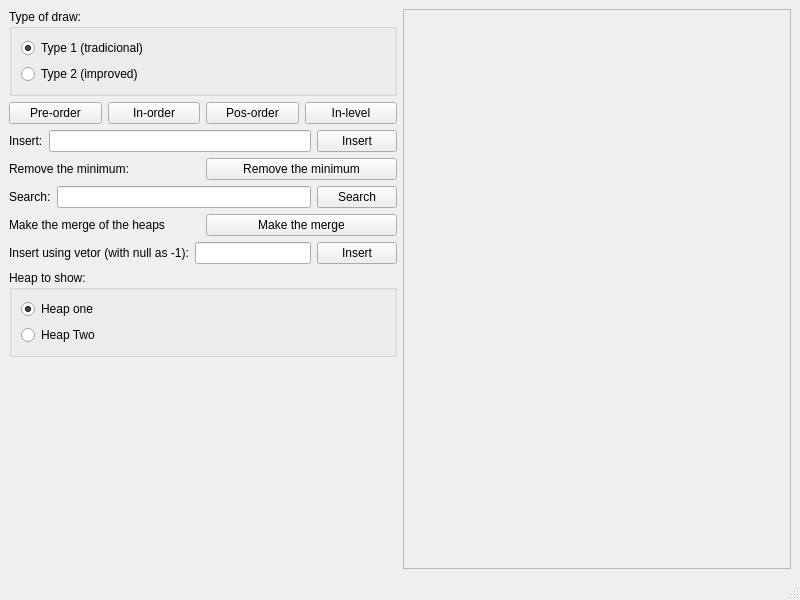
<?xml version="1.0" encoding="UTF-8"?>
<ui version="4.0">
 <class>MainWindow</class>
 <widget class="QMainWindow" name="MainWindow">
  <property name="geometry">
   <rect>
    <x>0</x>
    <y>0</y>
    <width>800</width>
    <height>600</height>
   </rect>
  </property>
  <property name="windowTitle">
   <string>LeftistHeap</string>
  </property>
  <widget class="QWidget" name="centralwidget">
   <layout class="QHBoxLayout" name="horizontalLayout_2">
    <item>
     <layout class="QHBoxLayout" name="horizontalMainLayout">
      <item>
       <layout class="QVBoxLayout" name="verticalLayoutOfConf">
        <item>
         <layout class="QHBoxLayout" name="horizontalLayout_3">
          <item>
           <widget class="QGroupBox" name="groupBox">
            <property name="title">
             <string>Type of draw:</string>
            </property>
            <layout class="QVBoxLayout" name="verticalLayout_2">
             <item>
              <widget class="QRadioButton" name="radioButtonTrad">
               <property name="text">
                <string>Type 1 (tradicional)</string>
               </property>
               <property name="checked">
                <bool>true</bool>
               </property>
              </widget>
             </item>
             <item>
              <widget class="QRadioButton" name="radioButtonImproved">
               <property name="text">
                <string>Type 2 (improved)</string>
               </property>
              </widget>
             </item>
            </layout>
           </widget>
          </item>
         </layout>
        </item>
        <item>
         <layout class="QHBoxLayout" name="horizontalLayout">
          <item>
           <widget class="QPushButton" name="pushButtonPreOrdem">
            <property name="text">
             <string>Pre-order</string>
            </property>
           </widget>
          </item>
          <item>
           <widget class="QPushButton" name="pushButtonEmOrdem">
            <property name="text">
             <string>In-order</string>
            </property>
           </widget>
          </item>
          <item>
           <widget class="QPushButton" name="pushButtonPosOrdem">
            <property name="text">
             <string>Pos-order</string>
            </property>
           </widget>
          </item>
          <item>
           <widget class="QPushButton" name="pushButtonEmNivel">
            <property name="text">
             <string>In-level</string>
            </property>
           </widget>
          </item>
         </layout>
        </item>
        <item>
         <layout class="QHBoxLayout" name="horizontalLayoutOfInsert">
          <item>
           <widget class="QLabel" name="label">
            <property name="text">
             <string>Insert:</string>
            </property>
           </widget>
          </item>
          <item>
           <widget class="QLineEdit" name="lineEditOfInsert"/>
          </item>
          <item>
           <widget class="QPushButton" name="pushButtonOfInsert">
            <property name="text">
             <string>Insert</string>
            </property>
           </widget>
          </item>
         </layout>
        </item>
        <item>
         <layout class="QHBoxLayout" name="horizontalLayoutOfRemove">
          <item>
           <widget class="QLabel" name="label_2">
            <property name="text">
             <string>Remove the minimum:</string>
            </property>
           </widget>
          </item>
          <item>
           <widget class="QPushButton" name="pushButtonOfRemoveMin">
            <property name="text">
             <string>Remove the minimum</string>
            </property>
           </widget>
          </item>
         </layout>
        </item>
        <item>
         <layout class="QHBoxLayout" name="horizontalLayoutOfSearch">
          <item>
           <widget class="QLabel" name="label_3">
            <property name="text">
             <string>Search:</string>
            </property>
           </widget>
          </item>
          <item>
           <widget class="QLineEdit" name="lineEditOfSearch"/>
          </item>
          <item>
           <widget class="QPushButton" name="pushButtonOfSearch">
            <property name="text">
             <string>Search</string>
            </property>
           </widget>
          </item>
         </layout>
        </item>
        <item>
         <layout class="QHBoxLayout" name="horizontalLayoutOfMerge">
          <item>
           <widget class="QLabel" name="label_4">
            <property name="text">
             <string>Make the merge of the heaps</string>
            </property>
           </widget>
          </item>
          <item>
           <widget class="QPushButton" name="pushButtonOfMerge">
            <property name="text">
             <string>Make the merge</string>
            </property>
           </widget>
          </item>
         </layout>
        </item>
        <item>
         <layout class="QHBoxLayout" name="horizontalLayoutInSertOfVectorWithNull">
          <item>
           <widget class="QLabel" name="label_5">
            <property name="text">
             <string>Insert using vetor (with null as -1):</string>
            </property>
           </widget>
          </item>
          <item>
           <widget class="QLineEdit" name="lineEditOfInsertAsVector"/>
          </item>
          <item>
           <widget class="QPushButton" name="pushButtonInsertAsVector">
            <property name="text">
             <string>Insert</string>
            </property>
           </widget>
          </item>
         </layout>
        </item>
        <item>
         <widget class="QGroupBox" name="groupBox_2">
          <property name="title">
           <string>Heap to show:</string>
          </property>
          <layout class="QVBoxLayout" name="verticalLayout_3">
           <item>
            <widget class="QRadioButton" name="radioButtonHeapOne">
             <property name="text">
              <string>Heap one</string>
             </property>
             <property name="checked">
              <bool>true</bool>
             </property>
            </widget>
           </item>
           <item>
            <widget class="QRadioButton" name="radioButtonHeapTwo">
             <property name="text">
              <string>Heap Two</string>
             </property>
            </widget>
           </item>
          </layout>
         </widget>
        </item>
        <item>
         <layout class="QHBoxLayout" name="horizontalLayoutOfChooseHeap"/>
        </item>
        <item>
         <spacer name="verticalSpacer">
          <property name="orientation">
           <enum>Qt::Vertical</enum>
          </property>
          <property name="sizeHint" stdset="0">
           <size>
            <width>20</width>
            <height>40</height>
           </size>
          </property>
         </spacer>
        </item>
       </layout>
      </item>
      <item>
       <layout class="QVBoxLayout" name="verticalLayoutOfImage">
        <item>
         <widget class="QScrollArea" name="scrollArea">
          <property name="widgetResizable">
           <bool>true</bool>
          </property>
          <widget class="QWidget" name="scrollAreaWidgetContents">
           <property name="geometry">
            <rect>
             <x>0</x>
             <y>0</y>
             <width>383</width>
             <height>533</height>
            </rect>
           </property>
           <layout class="QVBoxLayout" name="verticalLayout">
            <item>
             <widget class="QLabel" name="labelOfImage">
              <property name="text">
               <string/>
              </property>
             </widget>
            </item>
           </layout>
          </widget>
         </widget>
        </item>
       </layout>
      </item>
     </layout>
    </item>
   </layout>
  </widget>
  <widget class="QMenuBar" name="menubar">
   <property name="geometry">
    <rect>
     <x>0</x>
     <y>0</y>
     <width>800</width>
     <height>22</height>
    </rect>
   </property>
  </widget>
  <widget class="QStatusBar" name="statusbar"/>
 </widget>
 <resources/>
 <connections/>
</ui>
